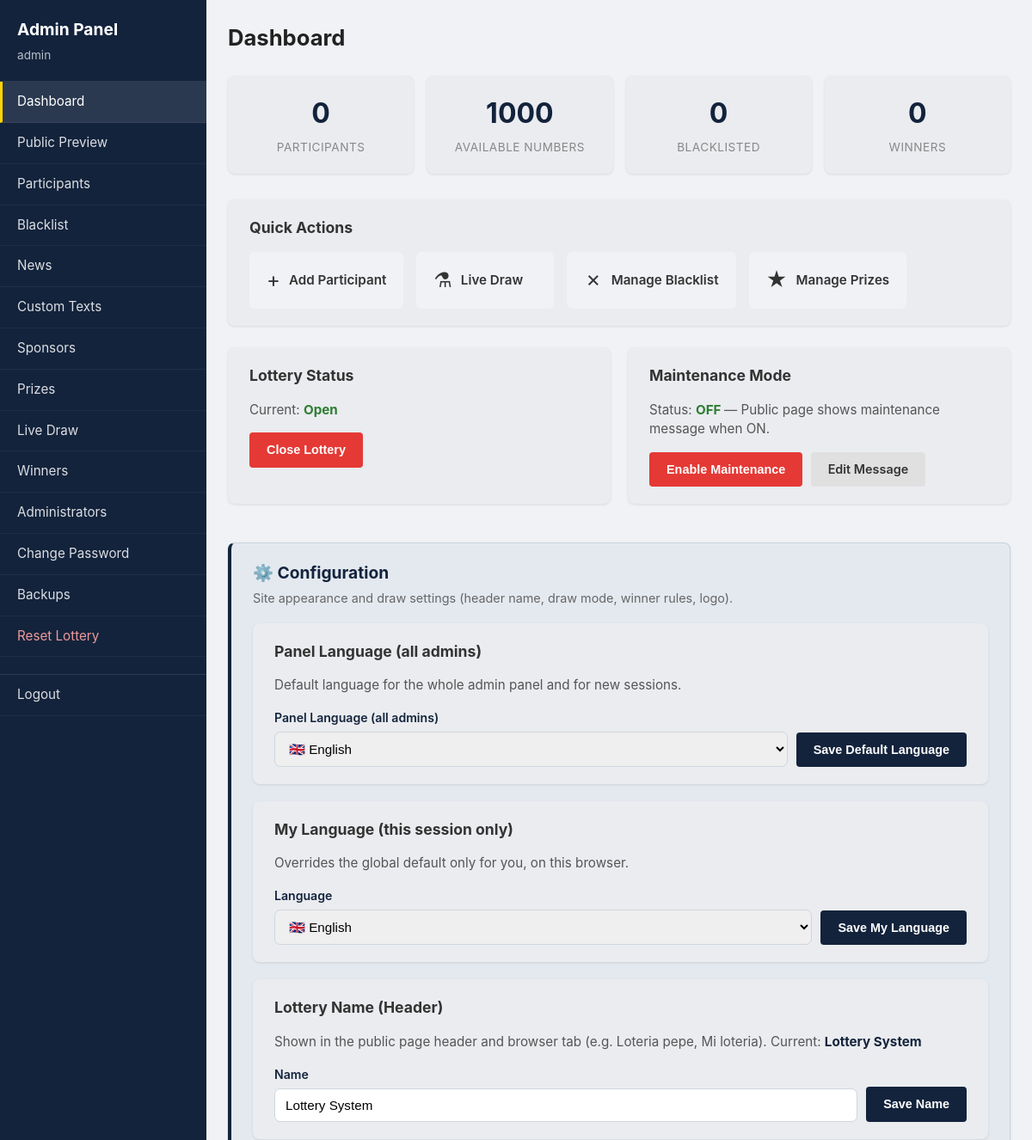
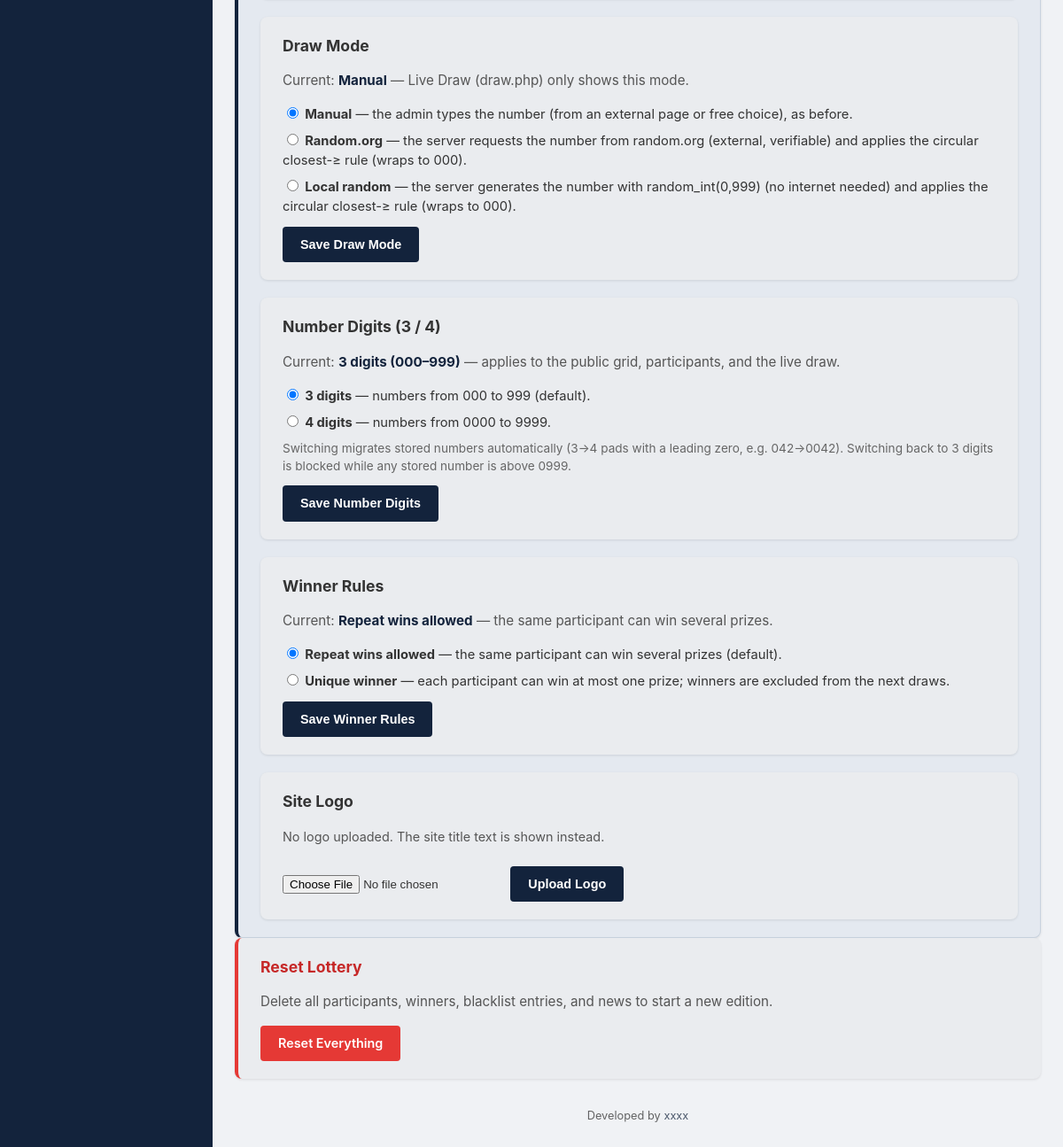
/admin/dashboard.php (signed in), run on the app's committed database (2 pictures, top to bottom).
### tables this page shows
CREATE TABLE IF NOT EXISTS custom_texts (
    id INT AUTO_INCREMENT PRIMARY KEY,
    `key` VARCHAR(50) UNIQUE NOT NULL,
    content TEXT,
    updated_at TIMESTAMP DEFAULT CURRENT_TIMESTAMP ON UPDATE CURRENT_TIMESTAMP
);

### admin/dashboard.php (the view, shortened to what the rows shown need)
<?php
require_once __DIR__ . '/../includes/config.php';
require_once __DIR__ . '/../includes/functions.php';
require_once __DIR__ . '/../includes/auth.php';
$draw_mode = getDrawMode($conn);
$unique_only = isUniqueWinnersOnly($conn);
$number_digits = getNumberDigits($conn);
$lottery_locked = isLotteryInProgress($conn);
$admin_lang_default = getDefaultAdminLang($conn);
$site_title = getSiteTitle($conn);
require_once __DIR__ . '/header.php';
?>
<div class="page-header">
    <h1><?= htmlspecialchars(t('dash.title')) ?></h1>
</div>
<div class="quick-actions">
    <h2><?= htmlspecialchars(t('dash.quick')) ?></h2>
</div>
<div style="display: flex; gap: 20px; flex-wrap: wrap; margin-top: 25px;">
    <div class="form-card" style="flex: 1; min-width: 280px;">
        <h2><?= htmlspecialchars(t('dash.status_title')) ?></h2>
    </div>
    <div class="form-card" style="flex: 1; min-width: 280px;">
        <h2><?= htmlspecialchars(t('dash.maint_title')) ?></h2>
    </div>
</div>
<div class="config-section">
    <h2 class="config-title"><?= htmlspecialchars(t('dash.config')) ?></h2>
<div class="form-card">
    <h2><?= htmlspecialchars(t('lang.panel_title')) ?></h2>
    <form method="post" style="display:flex; gap:10px; flex-wrap:wrap; align-items:flex-end;">
        <div style="flex:1; min-width:220px;">
            <label for="admin_lang_default" style="display:block; margin-bottom:6px; font-size:0.88rem; font-weight:600; color:#13233C;"><?= htmlspecialchars(t('lang.panel_title')) ?></label>
            <select id="admin_lang_default" name="admin_lang_default" style="width:100%; padding:10px 12px; font-size:.95rem; border:1px solid #cfd6dd; border-radius:7px;">
                <?php foreach (supportedLangs() as $code => $meta): ?>
                <option value="<?= $code ?>" <?= $admin_lang_default === $code ? 'selected' : '' ?>><?= htmlspecialchars($meta['flag'] . ' ' . $meta['label']) ?></option>
                <?php endforeach; ?>
            </select>
        </div>
    </form>
</div>
<div class="form-card">
    <h2><?= htmlspecialchars(t('lang.session_title')) ?></h2>
</div>
<div class="form-card">
    <h2><?= htmlspecialchars(t('dash.name_title')) ?></h2>
    <p style="margin: 0 0 15px; font-size: 0.95rem; color: #555;">
        <?= htmlspecialchars(t('dash.name_desc')) ?>
        <?= htmlspecialchars(t('dash.name_current')) ?> <strong style="color: #13233C"><?= htmlspecialchars($site_title) ?></strong>
    </p>
    <form method="post" style="display:flex; gap:10px; flex-wrap:wrap; align-items:flex-end;">
        <div style="flex:1; min-width:220px;">
            <label for="site_title" style="display:block; margin-bottom:6px; font-size:0.88rem; font-weight:600; color:#13233C;"><?= htmlspecialchars(t('dash.name_label')) ?></label>
            <input type="text" id="site_title" name="site_title" value="<?= htmlspecialchars($site_title) ?>" required maxlength="200" placeholder="Mi loteria" style="width:100%; padding:10px 12px; font-size:.95rem; border:1px solid #cfd6dd; border-radius:7px;">
        </div>
    </form>
</div>
<div class="form-card">
    <h2><?= htmlspecialchars(t('dash.draw_title')) ?></h2>
    <p style="margin: 0 0 15px; font-size: 0.95rem; color: #555;">
        <?= htmlspecialchars(t('dash.current')) ?>
        <strong style="color: #13233C"><?= htmlspecialchars(drawModeLabel($draw_mode)) ?></strong>
        <?= htmlspecialchars(t('dash.draw_hint_live')) ?>
    </p>
    <form method="post">
        <label style="display:block; margin-bottom:8px; font-size:0.92rem;">
            <input type="radio" name="draw_mode" value="manual" <?= $draw_mode === 'manual' ? 'checked' : '' ?> <?= $lottery_locked ? 'disabled' : '' ?>>
            <strong><?= htmlspecialchars(t('dash.draw_manual')) ?></strong> <?= htmlspecialchars(t('dash.draw_manual_desc')) ?>
        </label>
        <label style="display:block; margin-bottom:8px; font-size:0.92rem;">
            <input type="radio" name="draw_mode" value="random_org" <?= $draw_mode === 'random_org' ? 'checked' : '' ?> <?= $lottery_locked ? 'disabled' : '' ?>>
            <strong><?= htmlspecialchars(t('dash.draw_org')) ?></strong> <?= htmlspecialchars(t('dash.draw_org_desc', ['min' => str_repeat('0', $number_digits)])) ?>
        </label>
        <label style="display:block; margin-bottom:12px; font-size:0.92rem;">
            <input type="radio" name="draw_mode" value="random_int" <?= $draw_mode === 'random_int' ? 'checked' : '' ?> <?= $lottery_locked ? 'disabled' : '' ?>>
            <strong><?= htmlspecialchars(t('dash.draw_local')) ?></strong> <?= htmlspecialchars(t('dash.draw_local_desc', ['max' => getNumberRangeMax($number_digits), 'min' => str_repeat('0', $number_digits)])) ?>
        </label>
        <button type="submit" class="btn btn-primary" <?= $lottery_locked ? 'disabled title="Locked while the lottery is in progress"' : '' ?>><?= htmlspecialchars(t('dash.draw_save')) ?></button>
    </form>
</div>
<div class="form-card">
    <h2><?= htmlspecialchars(t('dash.digits_title')) ?></h2>
    <p style="margin: 0 0 15px; font-size: 0.95rem; color: #555;">
        <?= htmlspecialchars(t('dash.current')) ?>
        <strong style="color: #13233C"><?= htmlspecialchars(numberDigitsLabel($number_digits)) ?></strong>
        <?= htmlspecialchars(t('dash.digits_hint')) ?>
    </p>
    <form method="post">
        <label style="display:block; margin-bottom:8px; font-size:0.92rem;">
            <input type="radio" name="number_digits" value="3" <?= $number_digits === 3 ? 'checked' : '' ?> <?= $lottery_locked ? 'disabled' : '' ?>>
            <strong><?= htmlspecialchars(t('dash.digits_3')) ?></strong> <?= htmlspecialchars(t('dash.digits_3_desc')) ?>
        </label>
        <label style="display:block; margin-bottom:8px; font-size:0.92rem;">
            <input type="radio" name="number_digits" value="4" <?= $number_digits === 4 ? 'checked' : '' ?> <?= $lottery_locked ? 'disabled' : '' ?>>
            <strong><?= htmlspecialchars(t('dash.digits_4')) ?></strong> <?= htmlspecialchars(t('dash.digits_4_desc')) ?>
        </label>
    </form>
</div>
<div class="form-card">
    <h2><?= htmlspecialchars(t('dash.winner_title')) ?></h2>
    <form method="post">
        <label style="display:block; margin-bottom:8px; font-size:0.92rem;">
            <input type="radio" name="unique_winners" value="0" <?= !$unique_only ? 'checked' : '' ?>>
            <strong><?= htmlspecialchars(t('dash.winner_repeat')) ?></strong> <?= htmlspecialchars(t('dash.winner_repeat_desc')) ?>
        </label>
        <label style="display:block; margin-bottom:12px; font-size:0.92rem;">
            <input type="radio" name="unique_winners" value="1" <?= $unique_only ? 'checked' : '' ?>>
            <strong><?= htmlspecialchars(t('dash.winner_unique')) ?></strong> <?= htmlspecialchars(t('dash.winner_unique_desc')) ?>
        </label>
    </form>
</div>
<div class="form-card">
    <h2><?= htmlspecialchars(t('dash.logo_title')) ?></h2>
</div>
</div>
<div class="form-card" style="margin-top: 0; border-left: 4px solid #e53935;">
    <h2 style="color: #c62828;"><?= htmlspecialchars(t('dash.reset_title')) ?></h2>
</div>
<?php require_once __DIR__ . '/footer.php'; ?>

### data on the page
custom_texts: admin_lang_default "🇬🇧 English"
custom_texts: content "Lottery System", site_title "Lottery System"
custom_texts: content "Manual", content "☑ Manual — the admin types the n", content "☐ Random.org — the server reques", content "☐ Local random — the server gene"
custom_texts: content "— the server requests the number from random.org (external, verifiable) and applies the circular closest-≥ rule (wraps to 000).", content "— the server generates the number with random_int(0,999) (no internet needed) and applies the circular closest-≥ rule (wraps to 000).", content "3 digits (000–999)", content "☑ 3 digits — numbers from 000 to", content "☐ 4 digits — numbers from 0000 t"
custom_texts: content "☑ Repeat wins allowed — the same", content "☐ Unique winner — each participa"

### other printed values
t('nav.panel') "Admin Panel"
$_SESSION['admin_username'] "admin"
t('nav.dashboard') "Dashboard"
t('nav.preview') "Public Preview"
t('nav.participants') "Participants"
t('nav.blacklist') "Blacklist"
t('nav.news') "News"
t('nav.texts') "Custom Texts"
t('nav.sponsors') "Sponsors"
t('nav.prizes') "Prizes"
t('nav.draw') "Live Draw"
t('nav.winners') "Winners"
t('nav.admins') "Administrators"
t('nav.password') "Change Password"
t('nav.backups') "Backups"
